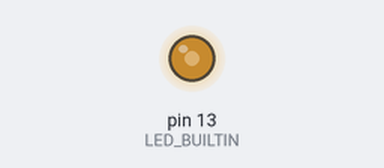
A sketch run on a simulated Arduino Uno, built with avr-gcc and run on an emulated ATmega328P. Shown: output pins drawn as LEDs (lit = HIGH).

Above: at 0.1 s.
Timing chart, 0 to 1.6 s (numbered marks = the images above):
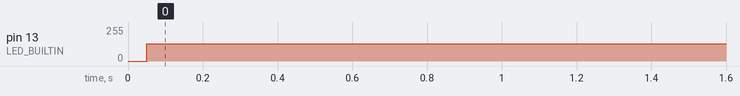

Measured:
- by itself, pin 13 (LED_BUILTIN): 0/255 → 130/255 at 0.05 s

The sketch:

scheduler.ino
```cpp
#include <Arduino.h>
#include "scheduler.h"

// For the start of this project I will build two different task and I will specify using some const array which tasks should be run by the system.
// The tasks will all be infinite loops and will do a basic thing like making a led go on off, dim it, measure some temperature and so on.
// This version of the scheduler will make every task run for a slice of cpu time and will switch between them in a round-robin fashion.
// This will be the first demo on this so called project.

// 4 available tasks with four different disjoint memory zones(sram sections).
#include "task1.h"
#include "task2.h"

#define STACK_UP_LIMIT 0x08FF // The bottom of the stack.
#define STACK_BUFF 0x100 // The memory allocated to every thread.

// Specify which tasks you want to be run on the microcontroller.
const void (*tasks_function[]) () = {task1, task2};
static char curr_thread_indx = 0;
static Thread_Control_Block threads[4];
int time_slice = 100; // 100ms for every time slice.

// Initialize the thread control block with the state and the bottom stack pointer.
void Threads_init() {
  int num_tasks = sizeof(tasks_function) / sizeof(void (*) ());
  for (int i = 0; i < num_tasks; i++) {
    threads[i].thread_id = i;
    threads[i].thread_state = 2;
    threads[i].stack_pointer = STACK_UP_LIMIT - (i + 2) * STACK_BUFF;
  }
}

void schedule_threads() {
  int num_tasks = sizeof(tasks_function) / sizeof(void (*) ());

  // It is the first time a thread will run on the system.
  if (threads[curr_thread_indx].thread_state == 2) {
    threads[curr_thread_indx].thread_state = 1;
    // There is some asymmetry with this approach, but it works.
    start_first_task((short)threads[curr_thread_indx].stack_pointer, (short)tasks_function[curr_thread_indx]);
  } else if (threads[curr_thread_indx].thread_state == 1) {
    // This thread was running.
    threads[curr_thread_indx].thread_state = 0; // ready, but not running

    int old_thread_indx = curr_thread_indx;

    // Go to the next thread.
    curr_thread_indx = (curr_thread_indx + 1) % num_tasks;

    // The first time this thread will run on the system.
    if (threads[curr_thread_indx].thread_state == 2) {
      threads[curr_thread_indx].thread_state = 1;
      // The stack context will be used when the old_thread will e put into exeution again.
      start_task((short)threads[curr_thread_indx].stack_pointer, (short)tasks_function[curr_thread_indx], &(threads[old_thread_indx].stack_pointer));
    } else {
      // This will be the fashion in which the threads will change their grip over the cpu after the first cycle of context switches.
      // When a thread is interrupted, the execution goes like old_task -> ISR -> scheduler -> resume_task (on its own stack), then resume_task saves the context and changes
      // the stack pointer to the stack pointer of the new thread and then the execution goes like resume_task -> scheduler -> ISR -> new_task, so everything is restored and the
      // execution continue.
      threads[curr_thread_indx].thread_state = 1;
      resume_task(&(threads[old_thread_indx].stack_pointer), threads[curr_thread_indx].stack_pointer);
    }
  }
}

// The interrupt service routine that wakeup the scheduler.
ISR(TIMER1_OVF_vect)
{
  // This preloading is computed based on the frequency of the external 16MHz crystal and the
  // preloading setting of the timer.
  TCNT1 = 0xFFFF - time_slice * 16 * 1000 / 64; // Timer Preloading
  schedule_threads();

  // For debug purposes.
  if (curr_thread_indx == 0)
    digitalWrite(LED_BUILTIN, LOW);
  else
    digitalWrite(LED_BUILTIN, HIGH);
}

// Set the scheduler to wakeup after time_slice ms.
void set_scheduler_wakeup() {
  // Set Timer1 to give an interupt every 100ms for the time being.
  TCCR1A = 0;  // Init Timer1
  TCCR1B = 0; // Init Timer1
  TCCR1B |= B00000001; // Prescalar = 64
  TCNT1 = 0xFFFF - time_slice * 16 * 1000 / 64; // Timer Preloading
  // Serial.println(TCNT1);
  TIMSK1 |= B00000001; // Enable Timer Overflow Interrupt
}

int main() {
  // Start the Serial.
  init();
  interrupts();
  Serial.begin(9600);

  int num_tasks = sizeof(tasks_function);
  // Serial.println((uint16_t)(&num_tasks), HEX);
  // Serial.println((uint16_t)(&curr_thread_indx), HEX);
  // Serial.println((uint16_t)(&threads), HEX);
  // Serial.println(sizeof(void (*) ()));

  // Init the threads control blocks.
  Threads_init();

  // Make the scheduler wakeup every 100ms.
  set_scheduler_wakeup();

  // Some way to debug the timer interrupt using the builtin led.
  pinMode(LED_BUILTIN, OUTPUT);

  // We need a loop for the program to not stop running.
  while(1) {}
}
```

scheduler.h
```cpp
#pragma once
// This file will contain the type and function declaration used by the scheduler.

// This struct manages the information needed by a thread.
typedef struct {
  // The other parts of the context(register values, instruction pointer, SREG register) will be stored on the stack of the interrupt handler service.

  // The stack pointer SP is implemented as two 8-bit registers in the I/O space, so a short is enough to store it.
  short stack_pointer;

  // A simple thread id to differentiate between threads.
  short thread_id;

  // 2 for not set yet, 1 for running, 0 for ready, when a thread waits for input for example, it won't be immediately suspended by the scheduler, it will block until the input is received or
  // its time slice has expired and another thread will aquire the resorces.
  char thread_state;
} Thread_Control_Block;

// Function defined in .S files written in assembly.
extern "C" {
  void resume_task(short old_stack_pointer_addr, short new_stack_pointer);
  void start_task(short stack_pointer, short address, short old_stack_pointer_addr);
  void start_first_task(short stack_pointer, short address);
}
```

task1.cpp
```cpp
#include "task1.h"

// The user can defines task1 here, functions that use timers are allowed, but not functions that use Timer1.
void task1() {
    pinMode(3, OUTPUT);
    while (1) {
        for (int i = 0; i < 255; i++) {
            delay(10);
            // Serial.println(i);
            analogWrite(3, i);
        }
        for (int i = 255; i > 0; i--) {
            delay(10);
            // Serial.println(i);
            analogWrite(3, i);
        }
    }
}
```

task1.h
```cpp
#pragma once

#include <Arduino.h>

// This file can be used to define types and function declarations for task1.
void task1();
```

task2.cpp
```cpp
#include "task2.h"

// The user can defines task2 here, functions that use timers are allowed, but not functions that use Timer1.
void task2() {
    pinMode(2, OUTPUT);
    while (1) {
        delay(50);
        digitalWrite(2, !digitalRead(2));
    }
}
```

task2.h
```cpp
#pragma once

#include <Arduino.h>

// This file can be used to define types and function declarations for task2.
void task2();
```
